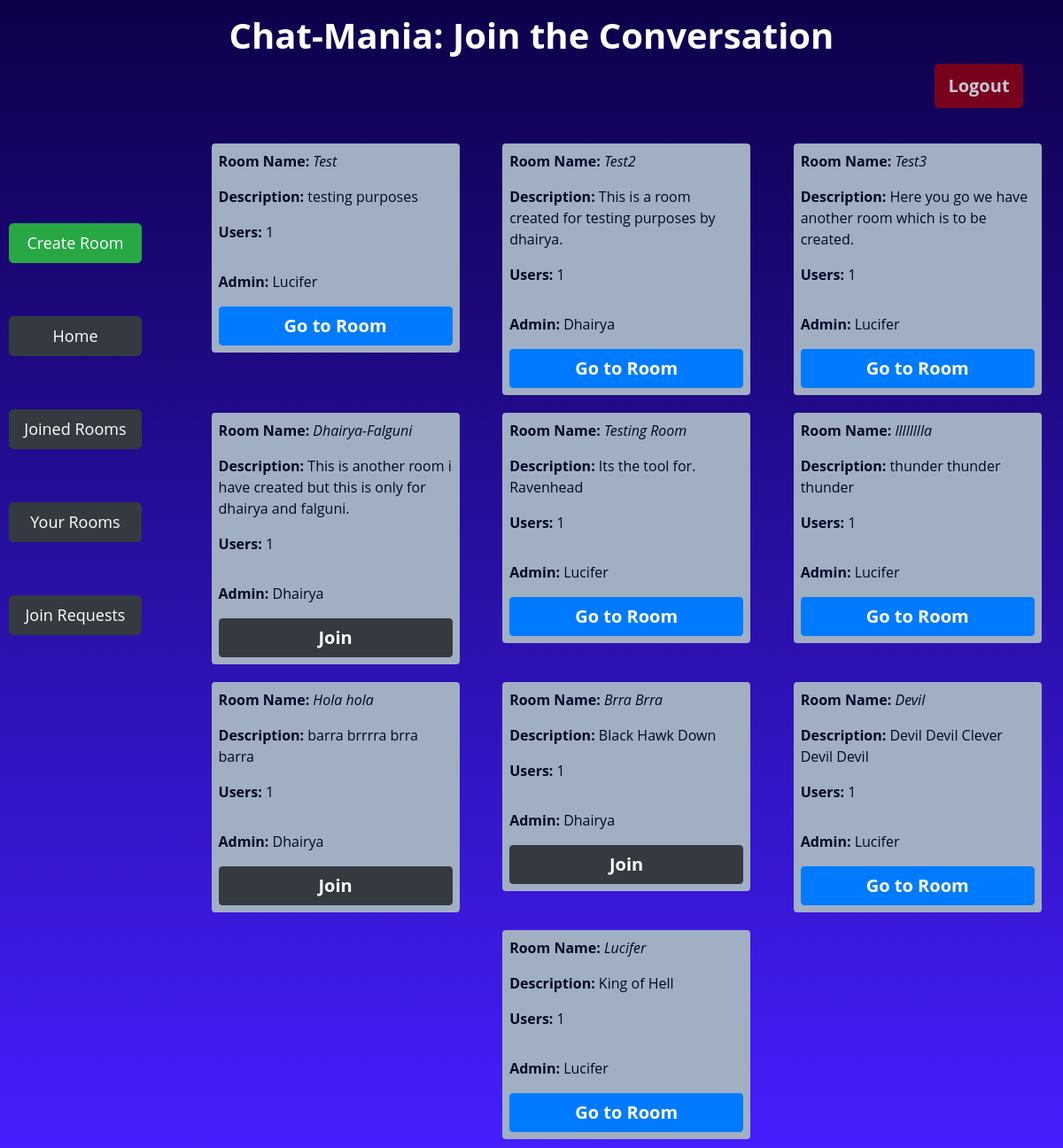
The page / (signed in) on the database as committed earlier.
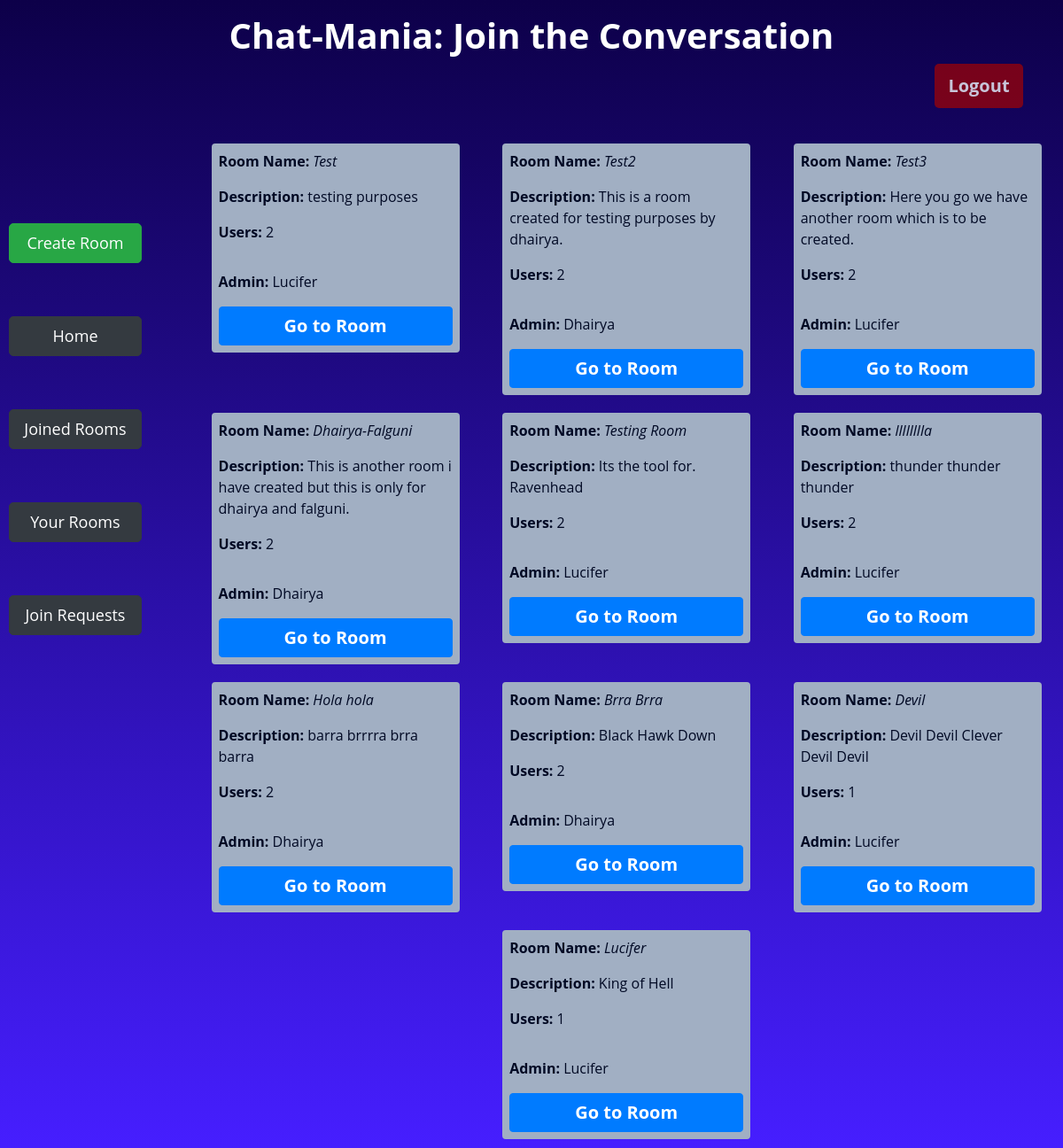
The same page on the database as committed later.
### app/models.py (models this page shows)
class Room(models.Model):
    name = models.CharField(max_length=64,unique=True)
    description = models.CharField(max_length=256)
    admin = models.ForeignKey(User, on_delete=models.CASCADE, related_name="get_admin")
    numberUsers = models.IntegerField(default=1)
    def __str__(self):
        return f"{self.name} created by {self.admin.username}"

class User(AbstractUser):
    joinedRooms = models.IntegerField(default=0)
    createdRooms = models.IntegerField(default=0)
    def __str__(self):
        return f"{self.username}"

### app/views.py (the view)
# urls.py: path('', views.index, name='index'),
@login_required(login_url="login")
def index(request):
    rooms = Room.objects.all()
    print(rooms)
    join_requests = JoinRequests.objects.filter(user=request.user)
    x = [room.room for room in join_requests]
    print(x)
    user_rooms = UserRooms.objects.filter(user=request.user)
    y = [room.room for room in user_rooms]
    print(y)
    return render(request, 'app/index.html', {
        'rooms': rooms,
        'join_requests': join_requests,
        'x': x,
        'y': y,
    })

### app/templates/app/index.html (shortened to what this page needs)
{% extends 'app/layout.html' %}
{% block body %}
    <div class="container">
        <div class="row">
            <div class="col-md-12 mt-3">
                <h1 class="text-center" style="font-weight: 700;">Chat-Mania: Join the Conversation</h1>
                <form action="{% url 'logout' %}" method="post">
                 <input type="submit" id="logout-btn" class="btn btn-danger float-right" style="border: none;" value="Logout">
                </form>
             </div>
         </div>
    </div>
    <div class="d-flex flex-row">
    <div class="btn-Cont d-flex flex-column justify-content-around">
        <a id="lbtn" href="{% url 'create' %}" class="btn  btn-success">Create Room</a>
        <a id="lbtn" href="{% url 'index' %}" class="btn  btn-dark">Home</a>
        <a id="lbtn" href="{% url 'joined_rooms' %}" class="btn  btn-dark">Joined Rooms</a>
        <a id="lbtn" class="btn  btn-dark" href="{% url 'your_rooms' %}" >Your Rooms</a>
        <a id="lbtn" class="btn btn-dark" href="{% url 'join_requests' %}">Join Requests</a>
    </div>
     <div class="d-flex flex-row justify-content-around flex-wrap" id="room-cont">
        {% for room in rooms%}
        <div class="room p-1">
                <p><b>Room Name:</b> <i> {{room.name}} </i> </p>
                <p> <b>Description:</b> {{room.description}} </p>
                <p><b>Users:</b> {{room.numberUsers}} </p>
              <p class="pt-3 align-bottom"><b>Admin:</b> {{room.admin}} </p>
              {% if user != room.admin %}
                    {% if room in x %}
                        <button id="join-btn" class="btn btn-dark disable" disabled>Requested</button>
                    {% elif room in y %}
                        <a id="indBtn" href="{% url 'room' room.name %}" class="btn btn-primary">Go to Room</a>
                    {% else %}
                    <button id="join-btn" class="btn btn-dark" value="{{room.id}}">Join</button>
                    {% endif %}
              {% else %}
              <a id="indBtn" href="{% url 'room' room.name %}" class="btn btn-primary">Go to Room</a>
              {% endif %}
        </div>
        {% endfor %}
     </div>
    </div>
{% endblock %}

Rows that differ between the two databases and show on the page:
changed Room "Test": numberUsers "1" → "2"
changed Room "Test2": numberUsers "1" → "2"
changed Room "Test3": numberUsers "1" → "2"
changed Room "Dhairya-Falguni": numberUsers "1" → "2"; text "Join" → "Go to Room"
changed Room "Testing Room": numberUsers "1" → "2"
changed Room "lllllllla": numberUsers "1" → "2"
changed Room "Hola hola": numberUsers "1" → "2"; text "Join" → "Go to Room"
changed Room "Brra Brra": numberUsers "1" → "2"; text "Join" → "Go to Room"
